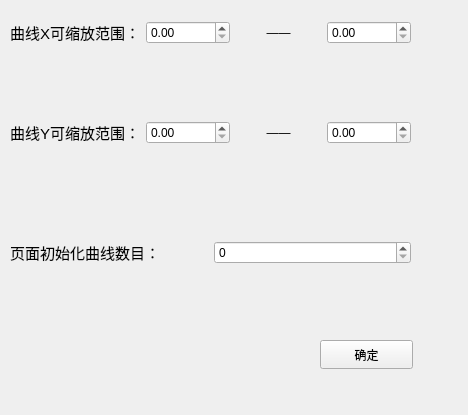
<?xml version="1.0" encoding="UTF-8"?>
<ui version="4.0">
 <class>CurveConfigWidget</class>
 <widget class="QWidget" name="CurveConfigWidget">
  <property name="geometry">
   <rect>
    <x>0</x>
    <y>0</y>
    <width>468</width>
    <height>415</height>
   </rect>
  </property>
  <property name="windowTitle">
   <string>曲线配置</string>
  </property>
  <widget class="QPushButton" name="curveConfigButton">
   <property name="geometry">
    <rect>
     <x>320</x>
     <y>340</y>
     <width>93</width>
     <height>29</height>
    </rect>
   </property>
   <property name="text">
    <string>确定</string>
   </property>
  </widget>
  <widget class="QWidget" name="layoutWidget">
   <property name="geometry">
    <rect>
     <x>10</x>
     <y>20</y>
     <width>401</width>
     <height>26</height>
    </rect>
   </property>
   <layout class="QHBoxLayout" name="horizontalLayout" stretch="0,0,0,0">
    <item>
     <widget class="QLabel" name="label_4">
      <property name="text">
       <string>&lt;html&gt;&lt;head/&gt;&lt;body&gt;&lt;p&gt;&lt;span style=&quot; font-size:11pt;&quot;&gt;曲线X可缩放范围：&lt;/span&gt;&lt;/p&gt;&lt;/body&gt;&lt;/html&gt;</string>
      </property>
     </widget>
    </item>
    <item>
     <widget class="QDoubleSpinBox" name="xMinSizedoubleSpinBox"/>
    </item>
    <item>
     <widget class="QLabel" name="label">
      <property name="text">
       <string>&lt;html&gt;&lt;head/&gt;&lt;body&gt;&lt;p align=&quot;center&quot;&gt;——&lt;/p&gt;&lt;/body&gt;&lt;/html&gt;</string>
      </property>
     </widget>
    </item>
    <item>
     <widget class="QDoubleSpinBox" name="xMaxSizedoubleSpinBox"/>
    </item>
   </layout>
  </widget>
  <widget class="QWidget" name="layoutWidget">
   <property name="geometry">
    <rect>
     <x>10</x>
     <y>240</y>
     <width>401</width>
     <height>26</height>
    </rect>
   </property>
   <layout class="QHBoxLayout" name="horizontalLayout_3">
    <item>
     <widget class="QLabel" name="label_5">
      <property name="text">
       <string>&lt;html&gt;&lt;head/&gt;&lt;body&gt;&lt;p&gt;&lt;span style=&quot; font-size:11pt;&quot;&gt;页面初始化曲线数目：&lt;/span&gt;&lt;/p&gt;&lt;/body&gt;&lt;/html&gt;</string>
      </property>
     </widget>
    </item>
    <item>
     <widget class="QSpinBox" name="spinBox"/>
    </item>
   </layout>
  </widget>
  <widget class="QWidget" name="layoutWidget_2">
   <property name="geometry">
    <rect>
     <x>10</x>
     <y>120</y>
     <width>401</width>
     <height>26</height>
    </rect>
   </property>
   <layout class="QHBoxLayout" name="horizontalLayout_4" stretch="0,0,0,0">
    <item>
     <widget class="QLabel" name="label_8">
      <property name="text">
       <string>&lt;html&gt;&lt;head/&gt;&lt;body&gt;&lt;p&gt;&lt;span style=&quot; font-size:11pt;&quot;&gt;曲线Y可缩放范围：&lt;/span&gt;&lt;/p&gt;&lt;/body&gt;&lt;/html&gt;</string>
      </property>
     </widget>
    </item>
    <item>
     <widget class="QDoubleSpinBox" name="yMinSizedoubleSpinBox"/>
    </item>
    <item>
     <widget class="QLabel" name="label_3">
      <property name="text">
       <string>&lt;html&gt;&lt;head/&gt;&lt;body&gt;&lt;p align=&quot;center&quot;&gt;——&lt;/p&gt;&lt;/body&gt;&lt;/html&gt;</string>
      </property>
     </widget>
    </item>
    <item>
     <widget class="QDoubleSpinBox" name="yMaxSizedoubleSpinBox"/>
    </item>
   </layout>
  </widget>
 </widget>
 <resources/>
 <connections/>
</ui>
